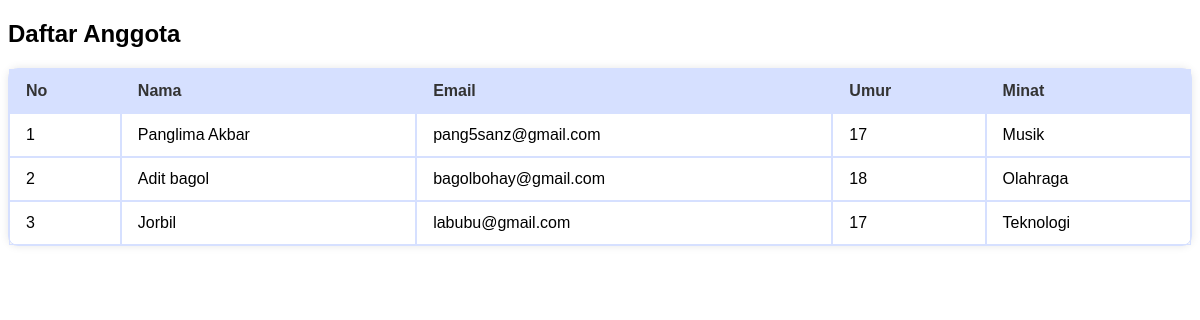
The page /data.php on the database as committed earlier.
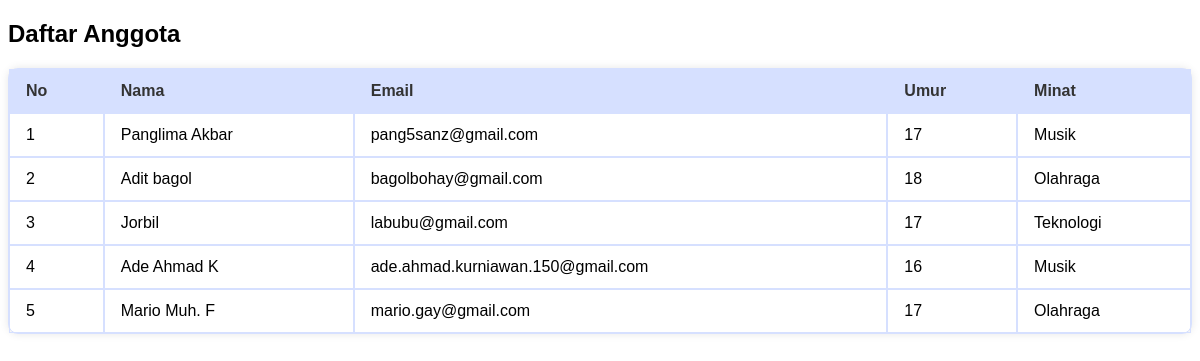
The same page on the database as committed later.
### tables this page shows
CREATE TABLE `anggota` (
  `id` int(11) NOT NULL,
  `nama` varchar(100) DEFAULT NULL,
  `email` varchar(100) DEFAULT NULL,
  `umur` int(11) DEFAULT NULL,
  `minat` varchar(50) DEFAULT NULL
);

### data.php (the view, shortened to what this page needs)
<!DOCTYPE html>
<html>
	<head>
		<link rel="stylesheet" href="view/core.css">
	</head>
	<body>
		<div class="container">
			<h2>Daftar Anggota</h2>
			<table>
				<thead>
					<th>No</th>
					<th>Nama</th>
					<th>Email</th>
					<th>Umur</th>
					<th>Minat</th>
				</thead>
				<?php
					include 'config.php';
					$result = mysqli_query($conn, "SELECT * FROM anggota");
					$no = 1;
					while ($row = mysqli_fetch_assoc($result)) {
							echo "<tbody>
											<td>{$no}</td>
											<td>{$row['nama']}</td>
											<td>{$row['email']}</td>
											<td>{$row['umur']}</td>
											<td>{$row['minat']}</td>
									</tbody>";
							$no++;
					}
				?>
			</table>
		</div>
	</body>
</html>

### view/core.css (style rules this page uses)
:root { --cyan: #cceeff; --blue: #ccccff; --cyan-lightest: #e6faff; --cyan-light: #d6f0fb; --cyan-mid: #a0e7ff; --cyan-dark: #66d9ef; --cyan-deep: #2ec4dd; --blue-lightest: #f0f4ff; --blue-light: #d6e0ff; --blue-mid: #a6baff; --blue-dark: #668cff; --blue-deep: #3c5ce7; --white: #ffffff; --gray-light: #f9f9f9; --gray-border: #ccc; --text-dark: #333; }
html { font-family: 'Arial'; }
table { width: 100%; border-collapse: separate; border-spacing: 0; border-radius: 10px; margin: 1em 0; background-color: #ffffff; border: 1px solid var(--blue-light); box-shadow: 0 0 8px rgba(0,0,0,0.1); }
table th, table td { padding: 12px 16px; border: 1px solid var(--blue-light); text-align: left; }
table thead { background-color: var(--blue-light); color: #333; }

Rows that differ between the two databases and show on the page:
added anggota: nama "Ade Ahmad K", email "ade.ahmad.kurniawan.150@gmail.com", umur "16", minat "Musik"
added anggota: nama "Mario Muh. F", email "mario.gay@gmail.com", umur "17", minat "Olahraga"
